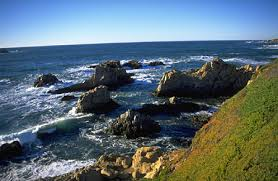
%> input picture Git example/Radar-and-Sensor-Fusion-master/Radar-and-Sensor-Fusion-master/1.jpg, 278 x 181 px
$ octave main1.m   (GNU Octave 9; MATLAB toolbox functions it lacks are replaced by stand-ins)
%> lines starting %> are read from the running program, lines starting %| are printed output that depends on the picture; in (x1, y1, x2, y2) boxes, pixels count from 0 and x2, y2 are one past the last pixel; in counts of white or black regions, pixels touching at a corner belong together; the program's own positions count from 1
### Git example/Radar-and-Sensor-Fusion-master/Radar-and-Sensor-Fusion-master/SMQT.m
function Mout = SMQT(data, I, L)% initilizes the SMQT from current level I to total level.
% I-current level
% L-Total number of levels
if I>L % if the data is wrong, it shows zeros
    Mout = zeros(size(data), 'like', data);
    return;
end
mean_data = nanmean(data(:)); %nan means not a number, mean values data : = = all rows all colmns and planes
Data0 = data; %initial condition
Data1 = data;
if not(isnan(mean_data)) %
    Data0(Data0 > mean_data) = NaN;
    Data1(Data1 <= mean_data) = NaN;
end

Mout = not(isnan(Data1)) * (2^(L-I));% quantization output
if I==L % maximum level it will end the program
    return;
end
Mean0 = SMQT(Data0, I+1, L); % above data
Mean1 = SMQT(Data1, I+1, L); % below data
Mout = Mout + Mean0 + Mean1; %
end

### Git example/Radar-and-Sensor-Fusion-master/Radar-and-Sensor-Fusion-master/main1.m
close all;
clear all;
clc;
[f,p]=uigetfile('.jpg'); % select image from a folder (image acquisition)
%> the answer given: 1.jpg
i=strcat(p,f); % string concatination path name, filename and storing in 'i'
x1=imread(i); %reading input images
%> x1 is the input picture: size 181x278x3 uint8; mean R, G, B 91, 108.4, 116.8
% figure,imshow(x);
%for 3d image SMQT
x=double(x1); %double precision floating point== it reduces the intensity of the image
if size(x,3)==3 % Size of the matrix X = 3 is planes
rp=x(:,:,1);% rows,columns,planes i.e red plane
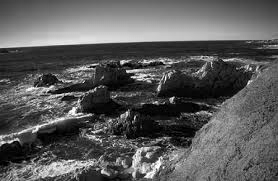
%> rp: size 181x278 double; min 0, max 255, mean 91
gp=x(:,:,2);%green plane
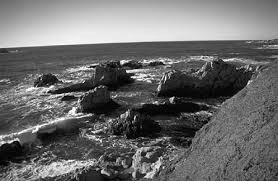
%> gp: size 181x278 double; min 0, max 255, mean 108.4
bp=x(:,:,3);%blue plane
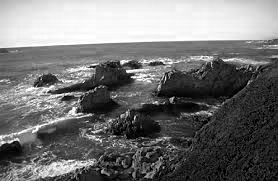
%> bp: size 181x278 double; min 0, max 255, mean 116.8
[xr,yr]=imhist(uint8(rp));% histogram repesentation of red plane
%> xr = 256 values, max 541 at index 43, min 1 at index 251, mean 196.6; yr = 256 values from 0 to 255
[xg,yg]=imhist(uint8(gp));% histogram repesentation of green plane
%> xg = 256 values, max 524 at index 82, min 5 at index 253, mean 196.6; yg = 256 values from 0 to 255
[xb,yb]=imhist(uint8(bp));% histogram repesentation of blue plane
%> xb = 256 values, max 701 at index 249, min 47 at index 188, mean 196.6; yb = 256 values from 0 to 255
rp_out=SMQT(rp,1,8); % SMQT for red plane
%> in SMQT, `mean_data = nanmean(data(:));`: mean_data = 90.96
%> in SMQT, `Data0(Data0 > mean_data) = NaN;`:
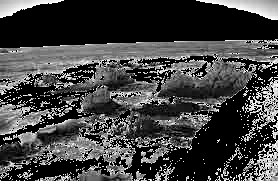
%> Data0: size 181x278 double; 47.92% of the values are NaN or infinite; the others: min 0, max 90, mean 45.29; drawn with min black, max white, NaN and infinite black
%> in SMQT, `Data1(Data1 <= mean_data) = NaN;`:
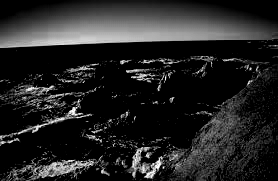
%> Data1: size 181x278 double; 52.08% of the values are NaN or infinite; the others: min 91, max 255, mean 140.6; drawn with min black, max white, NaN and infinite black
%> in SMQT, `Mout = not(isnan(Data1)) * (2^(L-I));`:
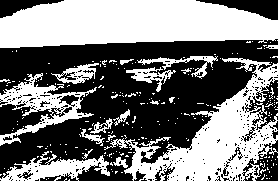
%> Mout: size 181x278 double; values 0 (black) and 128 (white), 47.9% white; 241 white regions (222 under 20 px), largest, box (x1, y1, x2, y2) and area: (0, 0, 278, 48) 10668, (104, 58, 278, 181) 7401, (0, 73, 97, 146) 2105
%> in SMQT (call 2), `Mout = not(isnan(Data1)) * (2^(L-I));`: Mout: size 181x278 double; values 0 (black) and 64 (white), 25% white; 576 white regions (519 under 20 px), largest, box (x1, y1, x2, y2) and area: (0, 42, 231, 95) 2534, (40, 116, 136, 177) 1386, (196, 0, 278, 20) 790
%> in SMQT (call 3), `Mout = not(isnan(Data1)) * (2^(L-I));`: Mout: size 181x278 double; values 0 (black) and 32 (white), 14.5% white in thin lines or dots, all inside (x1, y1, x2, y2) = (0, 40, 278, 181)
%> in SMQT (call 4), `Mout = not(isnan(Data1)) * (2^(L-I));`: Mout: size 181x278 double; values 0 (black) and 16 (white), 5.8% white in thin lines or dots, all inside (x1, y1, x2, y2) = (0, 44, 278, 181)
%> in SMQT (call 5), `Mout = not(isnan(Data1)) * (2^(L-I));`: Mout: size 181x278 double; values 0 (black) and 8 (white), 3.8% white; 328 white regions (317 under 20 px), largest, box (x1, y1, x2, y2) and area: (158, 83, 234, 99) 451, (162, 102, 192, 118) 209, (142, 118, 160, 138) 118
%> in SMQT (call 6), `Mout = not(isnan(Data1)) * (2^(L-I));`: Mout: size 181x278 double; values 0 (black) and 4 (white), 1.7% white in thin lines or dots, all inside (x1, y1, x2, y2) = (0, 55, 277, 181)
%> in SMQT (call 7), `Data0(Data0 > mean_data) = NaN;`: Data0: size 181x278 double; 99.33% of the values are NaN or infinite; the others: min 0, max 0, mean 0
%> in SMQT (call 7), `Mout = not(isnan(Data1)) * (2^(L-I));`: Mout: size 181x278 double; values 0 (black) and 2 (white), 0.58% white in thin lines or dots, all inside (x1, y1, x2, y2) = (0, 63, 240, 178)
%> in SMQT (call 8), `Data1(Data1 <= mean_data) = NaN;`: Data1: size 181x278 double; every value is NaN or infinite
%> in SMQT (call 8), `Mout = not(isnan(Data1)) * (2^(L-I));`: Mout: size 181x278 double; every value is 0
%> in SMQT (call 9), `Data1(Data1 <= mean_data) = NaN;`: Data1: size 181x278 double; 99.75% of the values are NaN or infinite; the others: min 3, max 3, mean 3
%> in SMQT (call 9), `Mout = not(isnan(Data1)) * (2^(L-I));`: Mout: size 181x278 double; values 0 (black) and 1 (white), 0.25% white in thin lines or dots, all inside (x1, y1, x2, y2) = (2, 64, 240, 178)
%> in SMQT (call 10), `Mout = not(isnan(Data1)) * (2^(L-I));`: Mout: size 181x278 double; values 0 (black) and 2 (white), 1.1% white in thin lines or dots, all inside (x1, y1, x2, y2) = (0, 64, 277, 181)
%> in SMQT (call 11), `Data0(Data0 > mean_data) = NaN;`: Data0: size 181x278 double; 99.71% of the values are NaN or infinite; the others: min 4, max 4, mean 4
%> in SMQT (call 11), `Data1(Data1 <= mean_data) = NaN;`: Data1: size 181x278 double; 99.67% of the values are NaN or infinite; the others: min 5, max 5, mean 5
%> in SMQT (call 11), `Mout = not(isnan(Data1)) * (2^(L-I));`: Mout: size 181x278 double; values 0 (black) and 1 (white), 0.33% white in thin lines or dots, all inside (x1, y1, x2, y2) = (0, 65, 233, 181)
%> in SMQT (call 12), `Data0(Data0 > mean_data) = NaN;`: Data0: size 181x278 double; 99.53% of the values are NaN or infinite; the others: min 6, max 6, mean 6
%> in SMQT (call 12), `Data1(Data1 <= mean_data) = NaN;`: Data1: size 181x278 double; 99.41% of the values are NaN or infinite; the others: min 7, max 7, mean 7
%> in SMQT (call 13), `mean_data = nanmean(data(:));`: mean_data = 10.29
%> in SMQT (call 13), `Mout = not(isnan(Data1)) * (2^(L-I));`:
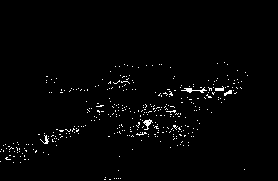
%> Mout: size 181x278 double; values 0 (black) and 4 (white), 1.6% white in thin lines or dots, all inside (x1, y1, x2, y2) = (0, 62, 248, 180)
%> in SMQT (call 14), `Data1(Data1 <= mean_data) = NaN;`: Data1: size 181x278 double; 99.23% of the values are NaN or infinite; the others: min 10, max 10, mean 10
rp_out=uint8(rp_out);% unsign integer
gp_out=SMQT(gp,1,8);
gp_out=uint8(gp_out);
bp_out=SMQT(bp,1,8);
bp_out=uint8(bp_out);
[xr1,yr1]=imhist(rp_out);
%> xr1 = 256 values, max 541 at index 57, min 0 at index 2, mean 196.6; yr1 = 256 values from 0 to 255
[xg1,yg1]=imhist(gp_out);
%> xg1 = 256 values, max 524 at index 89, min 0 at index 8, mean 196.6; yg1 = 256 values from 0 to 255
[xb1,yb1]=imhist(bp_out);
%> xb1 = 256 values, max 701 at index 243, min 0 at index 24, mean 196.6; yb1 = 256 values from 0 to 255
result=cat(3,rp_out,gp_out,bp_out);% concatination 3 planes
figure,subplot(2,2,1),imshow(x1), title(' Input ');; % selected image
       subplot(2,2,2),imshow(result), title(' output ');;% output enhanced image
       subplot(2,2,3),plot(yr,xr,'r',yg,xg,'g',yb,xb,'b'), title(' Histogram for input');;
       subplot(2,2,4),plot(yr1,xr1,'r',yg1,xg1,'g',yb1,xb1,'b'),title('Histogram for output ');;

else
    %SMQT enhance for 2D grey scal image
    result=SMQT(x,1,8);% Applying SMQT for grey scale image
    result=uint8(result);
figure,
subplot(2,2,1),imshow(x1);
subplot(2,2,2),imshow(result);
subplot(2,2,3),imhist(x1);
subplot(2,2,4),imhist(result);
title('histograms SMQT output');
end
% figure,imshow(result);
figure,imshowpair(x1,result,'montage');
title(' Original image and SMQT image');

$ run again, on Git example/Radar-and-Sensor-Fusion-master/Radar-and-Sensor-Fusion-master/4.jpg
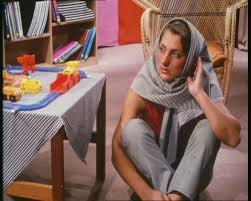
%> input picture Git example/Radar-and-Sensor-Fusion-master/Radar-and-Sensor-Fusion-master/4.jpg, 251 x 201 px
%> x1 is the input picture: size 201x251x3 uint8; mean R, G, B 131, 101.5, 93.1
%> xr = 256 values, max 388 at index 123, min 1 at index 254, mean 197.1; yr = 256 values from 0 to 255
%> xg = 256 values, max 440 at index 37, min 0 at index 231, mean 197.1; yg = 256 values from 0 to 255
%> xb = 256 values, max 457 at index 30, min 0 at index 233, mean 197.1; yb = 256 values from 0 to 255
%> mean_data = 131
%> in SMQT, `Mout = not(isnan(Data1)) * (2^(L-I));`:
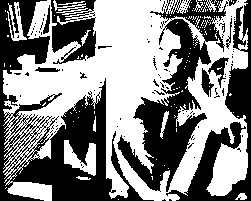
%> Mout: size 201x251 double; values 0 (black) and 128 (white), 52.6% white; 127 black regions (114 under 20 px), largest, box (x1, y1, x2, y2) and area: (0, 0, 154, 201) 10090, (117, 0, 228, 192) 6801, (166, 0, 251, 201) 4068
%> Data1: size 201x251 double; 99.6% of the values are NaN or infinite; the others: min 8, max 8, mean 8
%> Data0: size 201x251 double; 99.75% of the values are NaN or infinite; the others: min 9, max 9, mean 9
%> Data1: size 201x251 double; 99.63% of the values are NaN or infinite; the others: min 10, max 10, mean 10
%> mean_data = 25.88
%> in SMQT (call 13), `Mout = not(isnan(Data1)) * (2^(L-I));`:
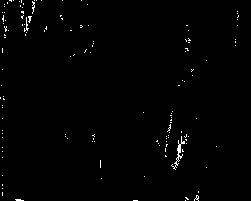
%> Mout: size 201x251 double; values 0 (black) and 4 (white), 0.9% white in thin lines or dots
%> xr1 = 256 values, max 388 at index 115, min 0 at index 50, mean 197.1; yr1 = 256 values from 0 to 255
%> xg1 = 256 values, max 440 at index 29, min 0 at index 16, mean 197.1; yg1 = 256 values from 0 to 255
%> xb1 = 256 values, max 457 at index 35, min 0 at index 2, mean 197.1; yb1 = 256 values from 0 to 255

$ run again, on Git example/Radar-and-Sensor-Fusion-master/Radar-and-Sensor-Fusion-master/5.jpg
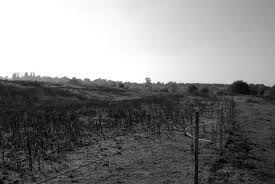
%> input picture Git example/Radar-and-Sensor-Fusion-master/Radar-and-Sensor-Fusion-master/5.jpg, 275 x 184 px
%> x1 is the input picture: size 184x275x3 uint8; min 0, max 255, mean 130.2
%> xr = 256 values, max 7469 at index 256, min 7 at index 134, mean 197.7; yr = 256 values from 0 to 255
%> xg has the same summary as xr
%> xb has the same summary as xr
%> mean_data = 130.2
%> in SMQT, `Mout = not(isnan(Data1)) * (2^(L-I));`:
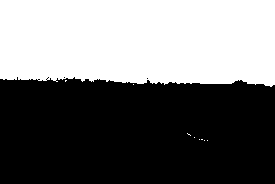
%> Mout: size 184x275 double; values 0 (black) and 128 (white), 44.5% white; 9 white regions (8 under 20 px), largest, box (x1, y1, x2, y2) and area: (0, 0, 275, 87) 22517
%> Data0: size 184x275 double; 99.82% of the values are NaN or infinite; the others: min 13, max 13, mean 13
%> Data1: size 184x275 double; 99.71% of the values are NaN or infinite; the others: min 18, max 18, mean 18
%> mean_data = 20.63
%> in SMQT (call 14), `Mout = not(isnan(Data1)) * (2^(L-I));`:
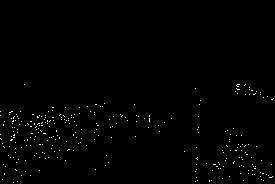
%> Mout: size 184x275 double; values 0 (black) and 2 (white), 0.74% white in thin lines or dots, all inside (x1, y1, x2, y2) = (0, 84, 274, 183)
%> xr1 = 256 values, max 7469 at index 241, min 0 at index 20, mean 197.7; yr1 = 256 values from 0 to 255
%> xg1 has the same summary as xr1
%> xb1 has the same summary as xr1
